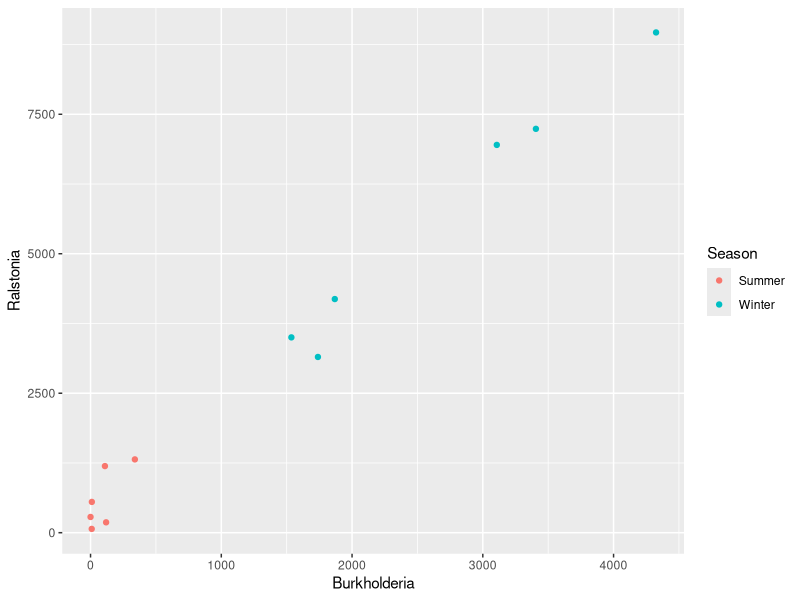

Source code (R):
###########################################
#
#  Introduction to R
#  Option C: For users with a lot of experience with R
#  A tutorial for STAMPS 2017
#
#########################################
#
#  This tutorial is written by Amy Willis, July 2017
#  Contributions also made by [please feel free to contribute!]
#
#########################################
#
# Disclaimer: TA support is primarily for Options A and B.
# Please make every effort to resolve any difficulties that you encounter
# on your own. That said, we hope that you learn something new from this
# tutorial!
#
#########################################
# Set your working directory and load data
setwd("~/Documents/MyProjectDirectory")
covariates <- read.table("FWS_covariates.txt", header=TRUE, sep="\t", as.is=TRUE)
abundances <- read.table("FWS_OTUs.txt", header=TRUE, row.names = 1, sep="\t", as.is=TRUE)

# take a moment to have a look at the data here

###############################################
#
# more ggplot, reshape, cast, melt
#
###############################################
library(ggplot2)
library(reshape2) # melt and cast
library(dplyr) # filter, group_by, and mutate

# let's try to plot the abundance of the dominant 2
# taxa against each other, and colour the points
# based on Season

# We need to reshape the data so that what will go
# in the x and y for the scatterplot are their own
# columns. We need to *melt* the data. This takes it
# from "wide" (one sample per column) to tall
# (different samples stacked on top of one another).

# First let's retrieve the taxonomic information,
# using strsplit to split the rownames according to
# the ";" character
taxa <- strsplit(rownames(abundances), split = ";")
taxa <- do.call(rbind, taxa) # bind the list into a matrix
colnames(taxa) <- c("Kingdom", "Phylum", "Class", "Order", "Family", "Genus")

# We can use the %>% operation so that we don't need
# to keep track of temporary variables. Melt converts
# the data from wide to tall
melted_abundances <- data.frame(taxa, abundances) %>%
  melt(
    id.vars = colnames(taxa),
    variable.name = "SampleName",
    value.name = "abundance"
  )

# We can incorporate the season information using
# left_join, and get the taxa abundances using
# group_by_at and summarise
melted_abundances <- melted_abundances %>%
  group_by_at(colnames(taxa)) %>%
  mutate(total = sum(abundance)) %>%
  left_join(covariates) %>%
  ungroup()

# To get the most abundant taxa, we filter down
# to the top two totals. Then, we cast the data.frame
# so that there is one column for what will become
# each axis in the plot
top_abundances <- melted_abundances %>%
  filter(total >= sort(rowSums(abundances), decreasing = TRUE)[2]) %>%
  dcast(SampleName + Season ~ Genus, value.var = "abundance")

# Now we can make the plot! Notice that most of
# the work was in defining data with the appropriate
# input format
ggplot(top_abundances) +
  geom_point(aes(x = Burkholderia, y = Ralstonia, col = Season))

###############################################
#
# source and system
#
###############################################

# write a script to separate out the different taxonomy data in shell
# and run it through R

# TODO

###############################################
#
# plyr
#
###############################################

###############################################
#
# ddply
#
###############################################

# TODO

###############################################
#
# parallelisation
#
###############################################

# TODO

###############################################
#
# Markdown
#
###############################################

# TODO
##########################################
